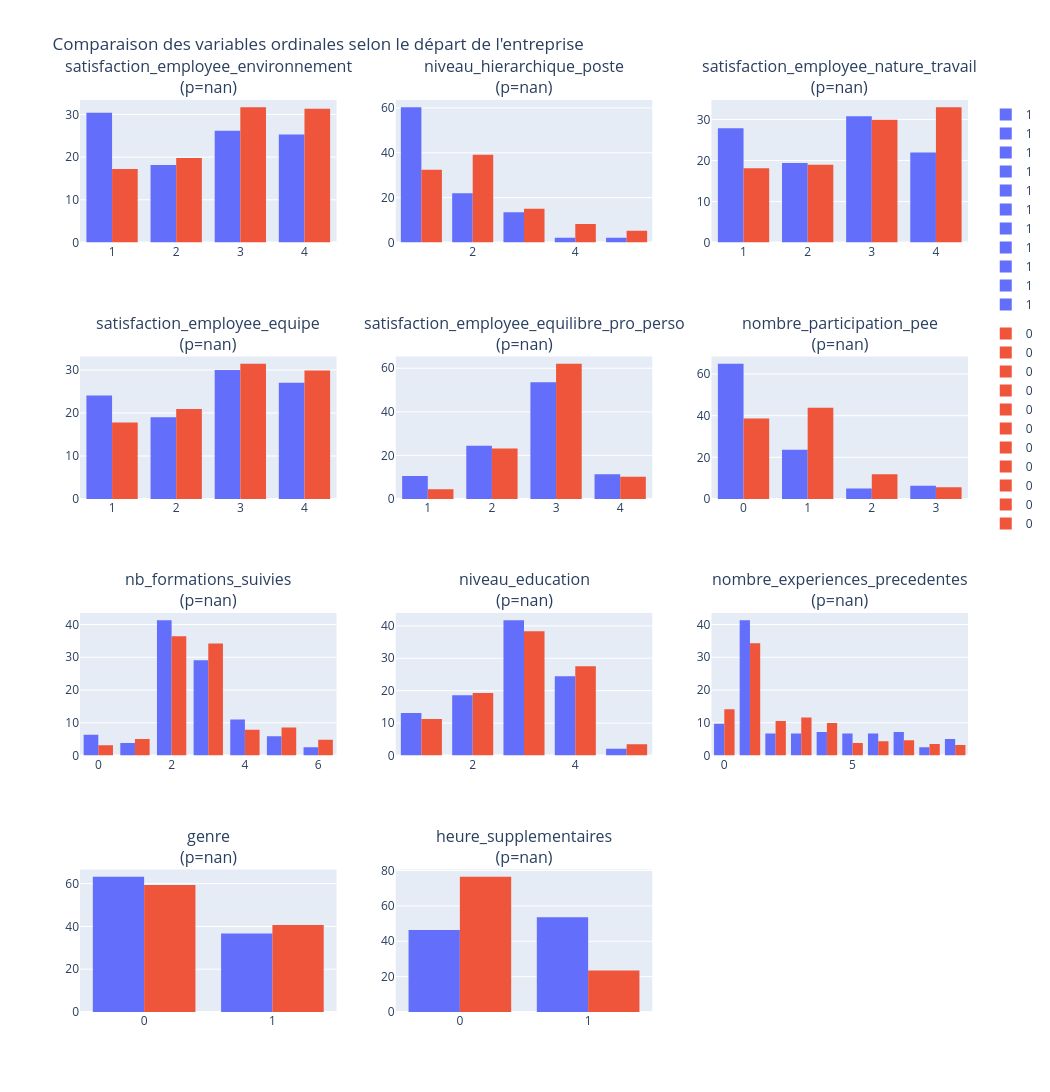

Source (notebook cell):
### Code cell
# =========================================================
# GRAPHIQUE 2 : HISTOGRAMMES POUR LES VARIABLES ORDINALES
# =========================================================
n_rows_hist = -(-len(ordinal_columns) // n_cols)

fig_hist = sp.make_subplots(rows=n_rows_hist, cols=n_cols, subplot_titles=ordinal_columns)

for idx, col in enumerate(ordinal_columns):
    row = idx // n_cols + 1
    col_pos = idx % n_cols + 1

    group_pos = df.loc[df[target_column] == positive_label, col].dropna()
    group_neg = df.loc[df[target_column] == negative_label, col].dropna()

    stat, p_value = mannwhitneyu(group_pos, group_neg, alternative="two-sided")
    p_values[col] = p_value

    hist_fig = px.histogram(
        df, x=col, color=target_column,
        barmode="group",
        histnorm="percent"  # proportions, pas comptes bruts (groupes de tailles différentes)
    )
    for trace in hist_fig.data:
        fig_hist.add_trace(trace, row=row, col=col_pos)

    marker = "*" if p_value < corrected_alpha else ""
    fig_hist.layout.annotations[idx].text = f"{col}<br>(p={p_value:.3f}){marker}"

fig_hist.update_layout(
    height=300 * n_rows_hist, width=350 * n_cols, showlegend=True,
    title_text="Comparaison des variables ordinales selon le départ de l'entreprise"
)
fig_hist.show()

### Figure 1 — Plotly figure (JSON) as saved in the notebook; plotly's stock layout.template omitted (floating-point values rounded to 4 significant figures; data arrays with more than 128 entries replaced by an {"elided": "..."} marker saying what was removed)
{"data": [{"alignmentgroup": "True", "bingroup": "x", "histnorm": "percent", "hovertemplate": "a_quitte_l_entreprise=1<br>satisfaction_employee_environnement=%{x}<br>percent=%{y}<extra></extra>", "legendgroup": "1", "marker": {"color": "#636efa", "pattern": {"shape": ""}}, "name": "1", "offsetgroup": "1", "orientation": "v", "showlegend": true, "type": "histogram", "x": {"elided": "237 int values"}, "xaxis": "x", "yaxis": "y"}, {"alignmentgroup": "True", "bingroup": "x", "histnorm": "percent", "hovertemplate": "a_quitte_l_entreprise=0<br>satisfaction_employee_environnement=%{x}<br>percent=%{y}<extra></extra>", "legendgroup": "0", "marker": {"color": "#EF553B", "pattern": {"shape": ""}}, "name": "0", "offsetgroup": "0", "orientation": "v", "showlegend": true, "type": "histogram", "x": {"elided": "1233 int values"}, "xaxis": "x", "yaxis": "y"}, {"alignmentgroup": "True", "bingroup": "x", "histnorm": "percent", "hovertemplate": "a_quitte_l_entreprise=1<br>niveau_hierarchique_poste=%{x}<br>percent=%{y}<extra></extra>", "legendgroup": "1", "marker": {"color": "#636efa", "pattern": {"shape": ""}}, "name": "1", "offsetgroup": "1", "orientation": "v", "showlegend": true, "type": "histogram", "x": {"elided": "237 int values"}, "xaxis": "x2", "yaxis": "y2"}, {"alignmentgroup": "True", "bingroup": "x", "histnorm": "percent", "hovertemplate": "a_quitte_l_entreprise=0<br>niveau_hierarchique_poste=%{x}<br>percent=%{y}<extra></extra>", "legendgroup": "0", "marker": {"color": "#EF553B", "pattern": {"shape": ""}}, "name": "0", "offsetgroup": "0", "orientation": "v", "showlegend": true, "type": "histogram", "x": {"elided": "1233 int values"}, "xaxis": "x2", "yaxis": "y2"}, {"alignmentgroup": "True", "bingroup": "x", "histnorm": "percent", "hovertemplate": "a_quitte_l_entreprise=1<br>satisfaction_employee_nature_travail=%{x}<br>percent=%{y}<extra></extra>", "legendgroup": "1", "marker": {"color": "#636efa", "pattern": {"shape": ""}}, "name": "1", "offsetgroup": "1", "orientation": "v", "showlegend": true, "type": "histogram", "x": {"elided": "237 int values"}, "xaxis": "x3", "yaxis": "y3"}, {"alignmentgroup": "True", "bingroup": "x", "histnorm": "percent", "hovertemplate": "a_quitte_l_entreprise=0<br>satisfaction_employee_nature_travail=%{x}<br>percent=%{y}<extra></extra>", "legendgroup": "0", "marker": {"color": "#EF553B", "pattern": {"shape": ""}}, "name": "0", "offsetgroup": "0", "orientation": "v", "showlegend": true, "type": "histogram", "x": {"elided": "1233 int values"}, "xaxis": "x3", "yaxis": "y3"}, {"alignmentgroup": "True", "bingroup": "x", "histnorm": "percent", "hovertemplate": "a_quitte_l_entreprise=1<br>satisfaction_employee_equipe=%{x}<br>percent=%{y}<extra></extra>", "legendgroup": "1", "marker": {"color": "#636efa", "pattern": {"shape": ""}}, "name": "1", "offsetgroup": "1", "orientation": "v", "showlegend": true, "type": "histogram", "x": {"elided": "237 int values"}, "xaxis": "x4", "yaxis": "y4"}, {"alignmentgroup": "True", "bingroup": "x", "histnorm": "percent", "hovertemplate": "a_quitte_l_entreprise=0<br>satisfaction_employee_equipe=%{x}<br>percent=%{y}<extra></extra>", "legendgroup": "0", "marker": {"color": "#EF553B", "pattern": {"shape": ""}}, "name": "0", "offsetgroup": "0", "orientation": "v", "showlegend": true, "type": "histogram", "x": {"elided": "1233 int values"}, "xaxis": "x4", "yaxis": "y4"}, {"alignmentgroup": "True", "bingroup": "x", "histnorm": "percent", "hovertemplate": "a_quitte_l_entreprise=1<br>satisfaction_employee_equilibre_pro_perso=%{x}<br>percent=%{y}<extra></extra>", "legendgroup": "1", "marker": {"color": "#636efa", "pattern": {"shape": ""}}, "name": "1", "offsetgroup": "1", "orientation": "v", "showlegend": true, "type": "histogram", "x": {"elided": "237 int values"}, "xaxis": "x5", "yaxis": "y5"}, {"alignmentgroup": "True", "bingroup": "x", "histnorm": "percent", "hovertemplate": "a_quitte_l_entreprise=0<br>satisfaction_employee_equilibre_pro_perso=%{x}<br>percent=%{y}<extra></extra>", "legendgroup": "0", "marker": {"color": "#EF553B", "pattern": {"shape": ""}}, "name": "0", "offsetgroup": "0", "orientation": "v", "showlegend": true, "type": "histogram", "x": {"elided": "1233 int values"}, "xaxis": "x5", "yaxis": "y5"}, {"alignmentgroup": "True", "bingroup": "x", "histnorm": "percent", "hovertemplate": "a_quitte_l_entreprise=1<br>nombre_participation_pee=%{x}<br>percent=%{y}<extra></extra>", "legendgroup": "1", "marker": {"color": "#636efa", "pattern": {"shape": ""}}, "name": "1", "offsetgroup": "1", "orientation": "v", "showlegend": true, "type": "histogram", "x": {"elided": "237 int values"}, "xaxis": "x6", "yaxis": "y6"}, {"alignmentgroup": "True", "bingroup": "x", "histnorm": "percent", "hovertemplate": "a_quitte_l_entreprise=0<br>nombre_participation_pee=%{x}<br>percent=%{y}<extra></extra>", "legendgroup": "0", "marker": {"color": "#EF553B", "pattern": {"shape": ""}}, "name": "0", "offsetgroup": "0", "orientation": "v", "showlegend": true, "type": "histogram", "x": {"elided": "1233 int values"}, "xaxis": "x6", "yaxis": "y6"}, {"alignmentgroup": "True", "bingroup": "x", "histnorm": "percent", "hovertemplate": "a_quitte_l_entreprise=1<br>nb_formations_suivies=%{x}<br>percent=%{y}<extra></extra>", "legendgroup": "1", "marker": {"color": "#636efa", "pattern": {"shape": ""}}, "name": "1", "offsetgroup": "1", "orientation": "v", "showlegend": true, "type": "histogram", "x": {"elided": "237 int values"}, "xaxis": "x7", "yaxis": "y7"}, {"alignmentgroup": "True", "bingroup": "x", "histnorm": "percent", "hovertemplate": "a_quitte_l_entreprise=0<br>nb_formations_suivies=%{x}<br>percent=%{y}<extra></extra>", "legendgroup": "0", "marker": {"color": "#EF553B", "pattern": {"shape": ""}}, "name": "0", "offsetgroup": "0", "orientation": "v", "showlegend": true, "type": "histogram", "x": {"elided": "1233 int values"}, "xaxis": "x7", "yaxis": "y7"}, {"alignmentgroup": "True", "bingroup": "x", "histnorm": "percent", "hovertemplate": "a_quitte_l_entreprise=1<br>niveau_education=%{x}<br>percent=%{y}<extra></extra>", "legendgroup": "1", "marker": {"color": "#636efa", "pattern": {"shape": ""}}, "name": "1", "offsetgroup": "1", "orientation": "v", "showlegend": true, "type": "histogram", "x": {"elided": "237 int values"}, "xaxis": "x8", "yaxis": "y8"}, {"alignmentgroup": "True", "bingroup": "x", "histnorm": "percent", "hovertemplate": "a_quitte_l_entreprise=0<br>niveau_education=%{x}<br>percent=%{y}<extra></extra>", "legendgroup": "0", "marker": {"color": "#EF553B", "pattern": {"shape": ""}}, "name": "0", "offsetgroup": "0", "orientation": "v", "showlegend": true, "type": "histogram", "x": {"elided": "1233 int values"}, "xaxis": "x8", "yaxis": "y8"}, {"alignmentgroup": "True", "bingroup": "x", "histnorm": "percent", "hovertemplate": "a_quitte_l_entreprise=1<br>nombre_experiences_precedentes=%{x}<br>percent=%{y}<extra></extra>", "legendgroup": "1", "marker": {"color": "#636efa", "pattern": {"shape": ""}}, "name": "1", "offsetgroup": "1", "orientation": "v", "showlegend": true, "type": "histogram", "x": {"elided": "237 int values"}, "xaxis": "x9", "yaxis": "y9"}, {"alignmentgroup": "True", "bingroup": "x", "histnorm": "percent", "hovertemplate": "a_quitte_l_entreprise=0<br>nombre_experiences_precedentes=%{x}<br>percent=%{y}<extra></extra>", "legendgroup": "0", "marker": {"color": "#EF553B", "pattern": {"shape": ""}}, "name": "0", "offsetgroup": "0", "orientation": "v", "showlegend": true, "type": "histogram", "x": {"elided": "1233 int values"}, "xaxis": "x9", "yaxis": "y9"}, {"alignmentgroup": "True", "bingroup": "x", "histnorm": "percent", "hovertemplate": "a_quitte_l_entreprise=1<br>genre=%{x}<br>percent=%{y}<extra></extra>", "legendgroup": "1", "marker": {"color": "#636efa", "pattern": {"shape": ""}}, "name": "1", "offsetgroup": "1", "orientation": "v", "showlegend": true, "type": "histogram", "x": {"elided": "237 int values"}, "xaxis": "x10", "yaxis": "y10"}, {"alignmentgroup": "True", "bingroup": "x", "histnorm": "percent", "hovertemplate": "a_quitte_l_entreprise=0<br>genre=%{x}<br>percent=%{y}<extra></extra>", "legendgroup": "0", "marker": {"color": "#EF553B", "pattern": {"shape": ""}}, "name": "0", "offsetgroup": "0", "orientation": "v", "showlegend": true, "type": "histogram", "x": {"elided": "1233 int values"}, "xaxis": "x10", "yaxis": "y10"}, {"alignmentgroup": "True", "bingroup": "x", "histnorm": "percent", "hovertemplate": "a_quitte_l_entreprise=1<br>heure_supplementaires=%{x}<br>percent=%{y}<extra></extra>", "legendgroup": "1", "marker": {"color": "#636efa", "pattern": {"shape": ""}}, "name": "1", "offsetgroup": "1", "orientation": "v", "showlegend": true, "type": "histogram", "x": {"elided": "237 int values"}, "xaxis": "x11", "yaxis": "y11"}, {"alignmentgroup": "True", "bingroup": "x", "histnorm": "percent", "hovertemplate": "a_quitte_l_entreprise=0<br>heure_supplementaires=%{x}<br>percent=%{y}<extra></extra>", "legendgroup": "0", "marker": {"color": "#EF553B", "pattern": {"shape": ""}}, "name": "0", "offsetgroup": "0", "orientation": "v", "showlegend": true, "type": "histogram", "x": {"elided": "1233 int values"}, "xaxis": "x11", "yaxis": "y11"}], "layout": {"annotations": [{"font": {"size": 16}, "showarrow": false, "text": "satisfaction_employee_environnement<br>(p=nan)", "x": 0.1444, "xanchor": "center", "xref": "paper", "y": 1, "yanchor": "bottom", "yref": "paper"}, {"font": {"size": 16}, "showarrow": false, "text": "niveau_hierarchique_poste<br>(p=nan)", "x": 0.5, "xanchor": "center", "xref": "paper", "y": 1, "yanchor": "bottom", "yref": "paper"}, {"font": {"size": 16}, "showarrow": false, "text": "satisfaction_employee_nature_travail<br>(p=nan)", "x": 0.8556, "xanchor": "center", "xref": "paper", "y": 1, "yanchor": "bottom", "yref": "paper"}, {"font": {"size": 16}, "showarrow": false, "text": "satisfaction_employee_equipe<br>(p=nan)", "x": 0.1444, "xanchor": "center", "xref": "paper", "y": 0.7188, "yanchor": "bottom", "yref": "paper"}, {"font": {"size": 16}, "showarrow": false, "text": "satisfaction_employee_equilibre_pro_perso<br>(p=nan)", "x": 0.5, "xanchor": "center", "xref": "paper", "y": 0.7188, "yanchor": "bottom", "yref": "paper"}, {"font": {"size": 16}, "showarrow": false, "text": "nombre_participation_pee<br>(p=nan)", "x": 0.8556, "xanchor": "center", "xref": "paper", "y": 0.7188, "yanchor": "bottom", "yref": "paper"}, {"font": {"size": 16}, "showarrow": false, "text": "nb_formations_suivies<br>(p=nan)", "x": 0.1444, "xanchor": "center", "xref": "paper", "y": 0.4375, "yanchor": "bottom", "yref": "paper"}, {"font": {"size": 16}, "showarrow": false, "text": "niveau_education<br>(p=nan)", "x": 0.5, "xanchor": "center", "xref": "paper", "y": 0.4375, "yanchor": "bottom", "yref": "paper"}, {"font": {"size": 16}, "showarrow": false, "text": "nombre_experiences_precedentes<br>(p=nan)", "x": 0.8556, "xanchor": "center", "xref": "paper", "y": 0.4375, "yanchor": "bottom", "yref": "paper"}, {"font": {"size": 16}, "showarrow": false, "text": "genre<br>(p=nan)", "x": 0.1444, "xanchor": "center", "xref": "paper", "y": 0.1562, "yanchor": "bottom", "yref": "paper"}, {"font": {"size": 16}, "showarrow": false, "text": "heure_supplementaires<br>(p=nan)", "x": 0.5, "xanchor": "center", "xref": "paper", "y": 0.1562, "yanchor": "bottom", "yref": "paper"}], "height": 1200, "showlegend": true, "title": {"text": "Comparaison des variables ordinales selon le départ de l'entreprise"}, "width": 1050, "xaxis": {"anchor": "y", "domain": [0, 0.2889]}, "xaxis10": {"anchor": "y10", "domain": [0, 0.2889]}, "xaxis11": {"anchor": "y11", "domain": [0.3556, 0.6444]}, "xaxis12": {"anchor": "y12", "domain": [0.7111, 1]}, "xaxis2": {"anchor": "y2", "domain": [0.3556, 0.6444]}, "xaxis3": {"anchor": "y3", "domain": [0.7111, 1]}, "xaxis4": {"anchor": "y4", "domain": [0, 0.2889]}, "xaxis5": {"anchor": "y5", "domain": [0.3556, 0.6444]}, "xaxis6": {"anchor": "y6", "domain": [0.7111, 1]}, "xaxis7": {"anchor": "y7", "domain": [0, 0.2889]}, "xaxis8": {"anchor": "y8", "domain": [0.3556, 0.6444]}, "xaxis9": {"anchor": "y9", "domain": [0.7111, 1]}, "yaxis": {"anchor": "x", "domain": [0.8438, 1]}, "yaxis10": {"anchor": "x10", "domain": [0, 0.1562]}, "yaxis11": {"anchor": "x11", "domain": [0, 0.1562]}, "yaxis12": {"anchor": "x12", "domain": [0, 0.1562]}, "yaxis2": {"anchor": "x2", "domain": [0.8438, 1]}, "yaxis3": {"anchor": "x3", "domain": [0.8438, 1]}, "yaxis4": {"anchor": "x4", "domain": [0.5625, 0.7188]}, "yaxis5": {"anchor": "x5", "domain": [0.5625, 0.7188]}, "yaxis6": {"anchor": "x6", "domain": [0.5625, 0.7188]}, "yaxis7": {"anchor": "x7", "domain": [0.2812, 0.4375]}, "yaxis8": {"anchor": "x8", "domain": [0.2812, 0.4375]}, "yaxis9": {"anchor": "x9", "domain": [0.2812, 0.4375]}}}
